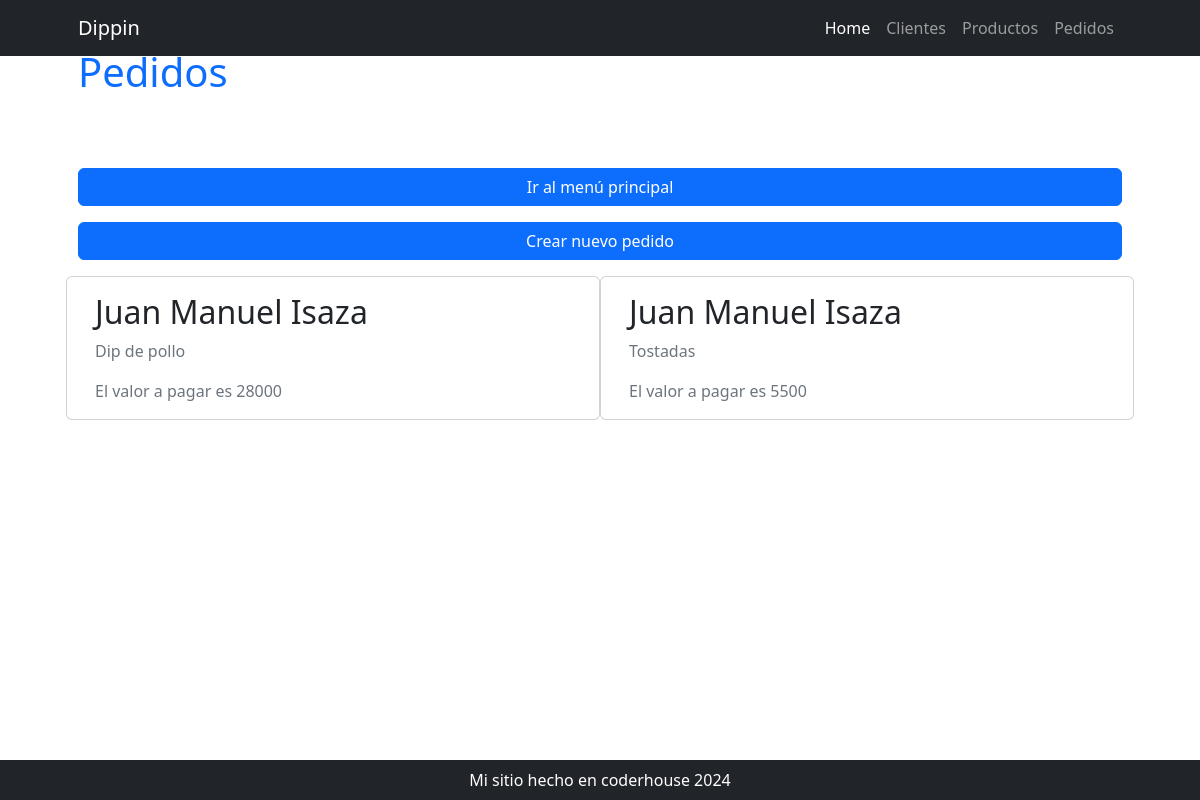
The app's page /pedido/home/, older data.
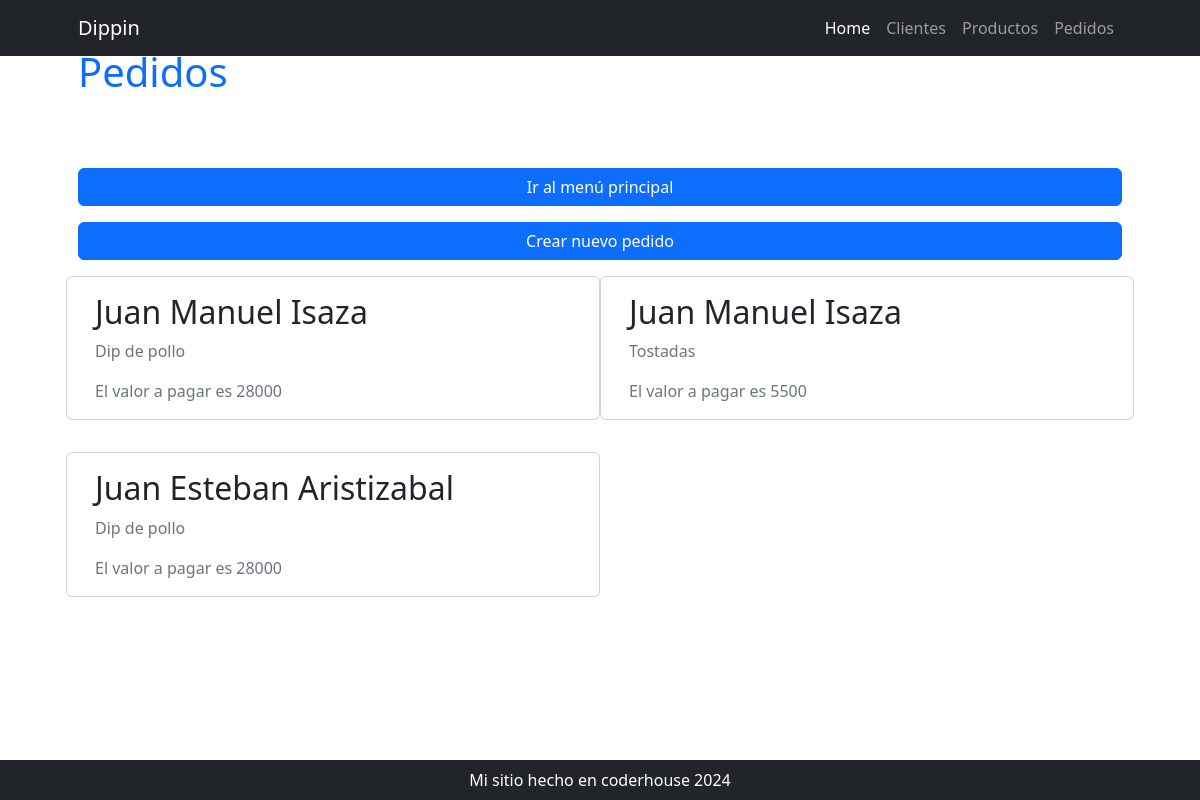
The same page, newer data.
### pedido/models.py (models this page shows, shortened)
class InfoProductoPedido(models.Model):
    cliente = models.ForeignKey(Cliente, on_delete=models.CASCADE, blank=False, null=False, verbose_name="cliente")
    producto_pedido = models.ForeignKey(Producto, on_delete=models.CASCADE, blank=False, null=False, verbose_name="producto")

### cliente/models.py (models this page shows)
class Cliente(models.Model):
    nombre = models.CharField(max_length=50)
    apellido = models.CharField(max_length=50)
    nacimiento = models.DateField(null=True)
    pais_origen_id = models.ForeignKey(Pais, on_delete=models.SET_NULL, blank=True, null=True, verbose_name="pais de origen")
    def __str__(self):
        return f"{self.nombre} {self.apellido}"

### producto/models.py (models this page shows)
class Producto(models.Model):
    nombre = models.CharField(max_length=200, unique=True)
    descripcion = models.CharField(max_length=250, null=True, blank = True, verbose_name="descripcion")
    precio = models.PositiveIntegerField()
    def __str__(self):
        return self.nombre
    class Meta:
        verbose_name="producto"
        verbose_name_plural="productos"

### pedido/views.py (the view)
# urls.py: path("home/", views.home, name="home"),
def home(request):
    consulta_pedidos = models.InfoProductoPedido.objects.all()
    context = {"pedidos":consulta_pedidos}
    return render(request, "pedido/index.html", context)

### pedido/templates/pedido/index.html (shortened to what this page needs)
{% extends 'core/base.html' %}
    {% block titulo %}
        {% include 'core/components/titulo1.html' with titulo="Pedidos" %}
    {% endblock titulo %}
    {% block contenido %}
    <div class="d-flex flex-column">
        <a href="{% url 'core:home' %}" class="btn btn-primary mb-3">Ir al menú principal</a>
        <a href="{% url 'pedido:pedido_create' %}" class="btn btn-primary">Crear nuevo pedido</a>
    </div>
    <div class="row row-cols-1 row-cols-md-2 ">
        {% for pedido in pedidos %}
        <div class="card my-3">
            <div class="card-body">
                <h2 class="card-title">{{ pedido.cliente }} </h2>
                <p class="card-text text-muted ">{{ pedido.producto_pedido }}</p>
                <p class="card-text text-muted ">El valor a pagar es {{ pedido.producto_pedido.precio }}</p>
            </div>
        </div>
    {% endfor %}
        </div>
    </div>
    <div class="row align-items-center my-5">
        <h1 class="pb-lg-3 text-primary fs-2">
        </h1>
    </div>
    {% endblock contenido %}

Row changes from the older to the newer data that the page shows:
added InfoProductoPedido: cliente "Juan Esteban Aristizabal", producto_pedido "Dip de pollo", producto_pedido.precio "28000"
